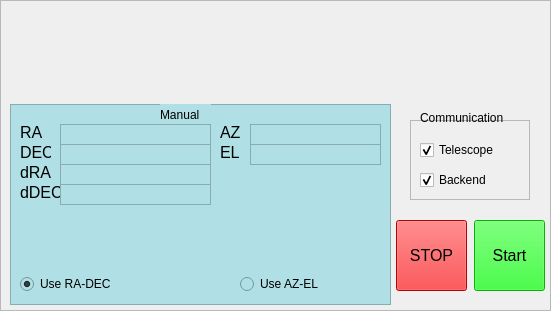
   <widget class="QFrame" name="frame_Control">
    <property name="geometry">
     <rect>
      <x>390</x>
      <y>370</y>
      <width>551</width>
      <height>311</height>
     </rect>
    </property>
    <property name="frameShape">
     <enum>QFrame::StyledPanel</enum>
    </property>
    <property name="frameShadow">
     <enum>QFrame::Raised</enum>
    </property>
    <widget class="QToolButton" name="toolButton_Stop">
     <property name="geometry">
      <rect>
       <x>396</x>
       <y>220</y>
       <width>71</width>
       <height>71</height>
      </rect>
     </property>
     <property name="font">
      <font>
       <pointsize>12</pointsize>
      </font>
     </property>
     <property name="cursor">
      <cursorShape>PointingHandCursor</cursorShape>
     </property>
     <property name="styleSheet">
      <string notr="true">background-color: rgb(255, 0, 4);</string>
     </property>
     <property name="text">
      <string>STOP</string>
     </property>
    </widget>
    <widget class="QToolButton" name="toolButton_Start">
     <property name="geometry">
      <rect>
       <x>474</x>
       <y>220</y>
       <width>71</width>
       <height>71</height>
      </rect>
     </property>
     <property name="palette">
      <palette>
       <active>
        <colorrole role="WindowText">
         <brush brushstyle="SolidPattern">
          <color alpha="255">
           <red>0</red>
           <green>0</green>
           <blue>0</blue>
          </color>
         </brush>
        </colorrole>
        <colorrole role="Button">
         <brush brushstyle="SolidPattern">
          <color alpha="255">
           <red>0</red>
           <green>255</green>
           <blue>0</blue>
          </color>
         </brush>
        </colorrole>
        <colorrole role="Light">
         <brush brushstyle="SolidPattern">
          <color alpha="255">
           <red>127</red>
           <green>127</green>
           <blue>255</blue>
          </color>
         </brush>
        </colorrole>
        <colorrole role="Midlight">
         <brush brushstyle="SolidPattern">
          <color alpha="255">
           <red>63</red>
           <green>63</green>
           <blue>255</blue>
          </color>
         </brush>
        </colorrole>
        <colorrole role="Dark">
         <brush brushstyle="SolidPattern">
          <color alpha="255">
           <red>0</red>
           <green>0</green>
           <blue>127</blue>
          </color>
         </brush>
        </colorrole>
        <colorrole role="Mid">
         <brush brushstyle="SolidPattern">
          <color alpha="255">
           <red>0</red>
           <green>0</green>
           <blue>170</blue>
          </color>
         </brush>
        </colorrole>
        <colorrole role="Text">
         <brush brushstyle="SolidPattern">
          <color alpha="255">
           <red>0</red>
           <green>0</green>
           <blue>0</blue>
          </color>
         </brush>
        </colorrole>
        <colorrole role="BrightText">
         <brush brushstyle="SolidPattern">
          <color alpha="255">
           <red>255</red>
           <green>255</green>
           <blue>255</blue>
          </color>
         </brush>
        </colorrole>
        <colorrole role="ButtonText">
         <brush brushstyle="SolidPattern">
          <color alpha="255">
           <red>0</red>
           <green>0</green>
           <blue>0</blue>
          </color>
         </brush>
        </colorrole>
        <colorrole role="Base">
         <brush brushstyle="SolidPattern">
          <color alpha="255">
           <red>0</red>
           <green>255</green>
           <blue>0</blue>
          </color>
         </brush>
        </colorrole>
        <colorrole role="Window">
         <brush brushstyle="SolidPattern">
          <color alpha="255">
           <red>0</red>
           <green>255</green>
           <blue>0</blue>
          </color>
         </brush>
        </colorrole>
        <colorrole role="Shadow">
         <brush brushstyle="SolidPattern">
          <color alpha="255">
           <red>0</red>
           <green>0</green>
           <blue>0</blue>
          </color>
         </brush>
        </colorrole>
        <colorrole role="AlternateBase">
         <brush brushstyle="SolidPattern">
          <color alpha="255">
           <red>127</red>
           <green>127</green>
           <blue>255</blue>
          </color>
         </brush>
        </colorrole>
        <colorrole role="ToolTipBase">
         <brush brushstyle="SolidPattern">
          <color alpha="255">
           <red>255</red>
           <green>255</green>
           <blue>220</blue>
          </color>
         </brush>
        </colorrole>
        <colorrole role="ToolTipText">
         <brush brushstyle="SolidPattern">
          <color alpha="255">
           <red>0</red>
           <green>0</green>
           <blue>0</blue>
          </color>
         </brush>
        </colorrole>
       </active>
       <inactive>
        <colorrole role="WindowText">
         <brush brushstyle="SolidPattern">
          <color alpha="255">
           <red>0</red>
           <green>0</green>
           <blue>0</blue>
          </color>
         </brush>
        </colorrole>
        <colorrole role="Button">
         <brush brushstyle="SolidPattern">
          <color alpha="255">
           <red>0</red>
           <green>255</green>
           <blue>0</blue>
          </color>
         </brush>
        </colorrole>
        <colorrole role="Light">
         <brush brushstyle="SolidPattern">
          <color alpha="255">
           <red>127</red>
           <green>127</green>
           <blue>255</blue>
          </color>
         </brush>
        </colorrole>
        <colorrole role="Midlight">
         <brush brushstyle="SolidPattern">
          <color alpha="255">
           <red>63</red>
           <green>63</green>
           <blue>255</blue>
          </color>
         </brush>
        </colorrole>
        <colorrole role="Dark">
         <brush brushstyle="SolidPattern">
          <color alpha="255">
           <red>0</red>
           <green>0</green>
           <blue>127</blue>
          </color>
         </brush>
        </colorrole>
        <colorrole role="Mid">
         <brush brushstyle="SolidPattern">
          <color alpha="255">
           <red>0</red>
           <green>0</green>
           <blue>170</blue>
          </color>
         </brush>
        </colorrole>
        <colorrole role="Text">
         <brush brushstyle="SolidPattern">
          <color alpha="255">
           <red>0</red>
           <green>0</green>
           <blue>0</blue>
          </color>
         </brush>
        </colorrole>
        <colorrole role="BrightText">
         <brush brushstyle="SolidPattern">
          <color alpha="255">
           <red>255</red>
           <green>255</green>
           <blue>255</blue>
          </color>
         </brush>
        </colorrole>
        <colorrole role="ButtonText">
         <brush brushstyle="SolidPattern">
          <color alpha="255">
           <red>0</red>
           <green>0</green>
           <blue>0</blue>
          </color>
         </brush>
        </colorrole>
        <colorrole role="Base">
         <brush brushstyle="SolidPattern">
          <color alpha="255">
           <red>0</red>
           <green>255</green>
           <blue>0</blue>
          </color>
         </brush>
        </colorrole>
        <colorrole role="Window">
         <brush brushstyle="SolidPattern">
          <color alpha="255">
           <red>0</red>
           <green>255</green>
           <blue>0</blue>
          </color>
         </brush>
        </colorrole>
        <colorrole role="Shadow">
         <brush brushstyle="SolidPattern">
          <color alpha="255">
           <red>0</red>
           <green>0</green>
           <blue>0</blue>
          </color>
         </brush>
        </colorrole>
        <colorrole role="AlternateBase">
         <brush brushstyle="SolidPattern">
          <color alpha="255">
           <red>127</red>
           <green>127</green>
           <blue>255</blue>
          </color>
         </brush>
        </colorrole>
        <colorrole role="ToolTipBase">
         <brush brushstyle="SolidPattern">
          <color alpha="255">
           <red>255</red>
           <green>255</green>
           <blue>220</blue>
          </color>
         </brush>
        </colorrole>
        <colorrole role="ToolTipText">
         <brush brushstyle="SolidPattern">
          <color alpha="255">
           <red>0</red>
           <green>0</green>
           <blue>0</blue>
          </color>
         </brush>
        </colorrole>
       </inactive>
       <disabled>
        <colorrole role="WindowText">
         <brush brushstyle="SolidPattern">
          <color alpha="255">
           <red>0</red>
           <green>0</green>
           <blue>0</blue>
          </color>
         </brush>
        </colorrole>
        <colorrole role="Button">
         <brush brushstyle="SolidPattern">
          <color alpha="255">
           <red>0</red>
           <green>255</green>
           <blue>0</blue>
          </color>
         </brush>
        </colorrole>
        <colorrole role="Light">
         <brush brushstyle="SolidPattern">
          <color alpha="255">
           <red>127</red>
           <green>127</green>
           <blue>255</blue>
          </color>
         </brush>
        </colorrole>
        <colorrole role="Midlight">
         <brush brushstyle="SolidPattern">
          <color alpha="255">
           <red>63</red>
           <green>63</green>
           <blue>255</blue>
          </color>
         </brush>
        </colorrole>
        <colorrole role="Dark">
         <brush brushstyle="SolidPattern">
          <color alpha="255">
           <red>0</red>
           <green>0</green>
           <blue>127</blue>
          </color>
         </brush>
        </colorrole>
        <colorrole role="Mid">
         <brush brushstyle="SolidPattern">
          <color alpha="255">
           <red>0</red>
           <green>0</green>
           <blue>170</blue>
          </color>
         </brush>
        </colorrole>
        <colorrole role="Text">
         <brush brushstyle="SolidPattern">
          <color alpha="255">
           <red>0</red>
           <green>0</green>
           <blue>0</blue>
          </color>
         </brush>
        </colorrole>
        <colorrole role="BrightText">
         <brush brushstyle="SolidPattern">
          <color alpha="255">
           <red>255</red>
           <green>255</green>
           <blue>255</blue>
          </color>
         </brush>
        </colorrole>
        <colorrole role="ButtonText">
         <brush brushstyle="SolidPattern">
          <color alpha="255">
           <red>0</red>
           <green>0</green>
           <blue>0</blue>
          </color>
         </brush>
        </colorrole>
        <colorrole role="Base">
         <brush brushstyle="SolidPattern">
          <color alpha="255">
           <red>0</red>
           <green>255</green>
           <blue>0</blue>
          </color>
         </brush>
        </colorrole>
        <colorrole role="Window">
         <brush brushstyle="SolidPattern">
          <color alpha="255">
           <red>0</red>
           <green>255</green>
           <blue>0</blue>
          </color>
         </brush>
        </colorrole>
        <colorrole role="Shadow">
         <brush brushstyle="SolidPattern">
          <color alpha="255">
           <red>0</red>
           <green>0</green>
           <blue>0</blue>
          </color>
         </brush>
        </colorrole>
        <colorrole role="AlternateBase">
         <brush brushstyle="SolidPattern">
          <color alpha="255">
           <red>0</red>
           <green>0</green>
           <blue>255</blue>
          </color>
         </brush>
        </colorrole>
        <colorrole role="ToolTipBase">
         <brush brushstyle="SolidPattern">
          <color alpha="255">
           <red>255</red>
           <green>255</green>
           <blue>220</blue>
          </color>
         </brush>
        </colorrole>
        <colorrole role="ToolTipText">
         <brush brushstyle="SolidPattern">
          <color alpha="255">
           <red>0</red>
           <green>0</green>
           <blue>0</blue>
          </color>
         </brush>
        </colorrole>
       </disabled>
      </palette>
     </property>
     <property name="font">
      <font>
       <pointsize>12</pointsize>
      </font>
     </property>
     <property name="cursor">
      <cursorShape>PointingHandCursor</cursorShape>
     </property>
     <property name="autoFillBackground">
      <bool>false</bool>
     </property>
     <property name="styleSheet">
      <string notr="true">background-color: rgb(0, 255, 0);</string>
     </property>
     <property name="text">
      <string>Start</string>
     </property>
    </widget>
    <widget class="QFrame" name="frame_Communication">
     <property name="geometry">
      <rect>
       <x>410</x>
       <y>120</y>
       <width>120</width>
       <height>80</height>
      </rect>
     </property>
     <property name="frameShape">
      <enum>QFrame::StyledPanel</enum>
     </property>
     <property name="frameShadow">
      <enum>QFrame::Raised</enum>
     </property>
     <widget class="QCheckBox" name="checkBox_Telescope">
      <property name="geometry">
       <rect>
        <x>10</x>
        <y>20</y>
        <width>91</width>
        <height>20</height>
       </rect>
      </property>
      <property name="text">
       <string>Telescope</string>
      </property>
      <property name="checked">
       <bool>true</bool>
      </property>
     </widget>
     <widget class="QCheckBox" name="checkBox_Backend">
      <property name="geometry">
       <rect>
        <x>10</x>
        <y>50</y>
        <width>85</width>
        <height>20</height>
       </rect>
      </property>
      <property name="text">
       <string>Backend</string>
      </property>
      <property name="checked">
       <bool>true</bool>
      </property>
     </widget>
    </widget>
    <widget class="QLabel" name="label_Communication">
     <property name="geometry">
      <rect>
       <x>420</x>
       <y>110</y>
       <width>97</width>
       <height>16</height>
      </rect>
     </property>
     <property name="text">
      <string>Communication</string>
     </property>
    </widget>
    <widget class="QFrame" name="frame_Manual">
     <property name="enabled">
      <bool>true</bool>
     </property>
     <property name="geometry">
      <rect>
       <x>10</x>
       <y>104</y>
       <width>381</width>
       <height>201</height>
      </rect>
     </property>
     <property name="palette">
      <palette>
       <active>
        <colorrole role="WindowText">
         <brush brushstyle="SolidPattern">
          <color alpha="255">
           <red>0</red>
           <green>0</green>
           <blue>0</blue>
          </color>
         </brush>
        </colorrole>
        <colorrole role="Button">
         <brush brushstyle="SolidPattern">
          <color alpha="255">
           <red>176</red>
           <green>224</green>
           <blue>230</blue>
          </color>
         </brush>
        </colorrole>
        <colorrole role="Light">
         <brush brushstyle="SolidPattern">
          <color alpha="255">
           <red>127</red>
           <green>255</green>
           <blue>255</blue>
          </color>
         </brush>
        </colorrole>
        <colorrole role="Midlight">
         <brush brushstyle="SolidPattern">
          <color alpha="255">
           <red>63</red>
           <green>255</green>
           <blue>255</blue>
          </color>
         </brush>
        </colorrole>
        <colorrole role="Dark">
         <brush brushstyle="SolidPattern">
          <color alpha="255">
           <red>0</red>
           <green>127</green>
           <blue>127</blue>
          </color>
         </brush>
        </colorrole>
        <colorrole role="Mid">
         <brush brushstyle="SolidPattern">
          <color alpha="255">
           <red>0</red>
           <green>170</green>
           <blue>170</blue>
          </color>
         </brush>
        </colorrole>
        <colorrole role="Text">
         <brush brushstyle="SolidPattern">
          <color alpha="255">
           <red>0</red>
           <green>0</green>
           <blue>0</blue>
          </color>
         </brush>
        </colorrole>
        <colorrole role="BrightText">
         <brush brushstyle="SolidPattern">
          <color alpha="255">
           <red>255</red>
           <green>255</green>
           <blue>255</blue>
          </color>
         </brush>
        </colorrole>
        <colorrole role="ButtonText">
         <brush brushstyle="SolidPattern">
          <color alpha="255">
           <red>0</red>
           <green>0</green>
           <blue>0</blue>
          </color>
         </brush>
        </colorrole>
        <colorrole role="Base">
         <brush brushstyle="SolidPattern">
          <color alpha="255">
           <red>176</red>
           <green>224</green>
           <blue>230</blue>
          </color>
         </brush>
        </colorrole>
        <colorrole role="Window">
         <brush brushstyle="SolidPattern">
          <color alpha="255">
           <red>176</red>
           <green>224</green>
           <blue>230</blue>
          </color>
         </brush>
        </colorrole>
        <colorrole role="Shadow">
         <brush brushstyle="SolidPattern">
          <color alpha="255">
           <red>0</red>
           <green>0</green>
           <blue>0</blue>
          </color>
         </brush>
        </colorrole>
        <colorrole role="AlternateBase">
         <brush brushstyle="SolidPattern">
          <color alpha="255">
           <red>127</red>
           <green>255</green>
           <blue>255</blue>
          </color>
         </brush>
        </colorrole>
        <colorrole role="ToolTipBase">
         <brush brushstyle="SolidPattern">
          <color alpha="255">
           <red>255</red>
           <green>255</green>
           <blue>220</blue>
          </color>
         </brush>
        </colorrole>
        <colorrole role="ToolTipText">
         <brush brushstyle="SolidPattern">
          <color alpha="255">
           <red>0</red>
           <green>0</green>
           <blue>0</blue>
          </color>
         </brush>
        </colorrole>
       </active>
       <inactive>
        <colorrole role="WindowText">
         <brush brushstyle="SolidPattern">
          <color alpha="255">
           <red>0</red>
           <green>0</green>
           <blue>0</blue>
          </color>
         </brush>
        </colorrole>
        <colorrole role="Button">
         <brush brushstyle="SolidPattern">
          <color alpha="255">
           <red>176</red>
           <green>224</green>
           <blue>230</blue>
          </color>
         </brush>
        </colorrole>
        <colorrole role="Light">
         <brush brushstyle="SolidPattern">
          <color alpha="255">
           <red>127</red>
           <green>255</green>
           <blue>255</blue>
          </color>
         </brush>
        </colorrole>
        <colorrole role="Midlight">
         <brush brushstyle="SolidPattern">
          <color alpha="255">
           <red>63</red>
           <green>255</green>
           <blue>255</blue>
          </color>
         </brush>
        </colorrole>
        <colorrole role="Dark">
         <brush brushstyle="SolidPattern">
          <color alpha="255">
           <red>0</red>
           <green>127</green>
           <blue>127</blue>
          </color>
         </brush>
        </colorrole>
        <colorrole role="Mid">
         <brush brushstyle="SolidPattern">
          <color alpha="255">
           <red>0</red>
           <green>170</green>
           <blue>170</blue>
          </color>
         </brush>
        </colorrole>
        <colorrole role="Text">
         <brush brushstyle="SolidPattern">
          <color alpha="255">
           <red>0</red>
           <green>0</green>
           <blue>0</blue>
          </color>
         </brush>
        </colorrole>
        <colorrole role="BrightText">
         <brush brushstyle="SolidPattern">
          <color alpha="255">
           <red>255</red>
           <green>255</green>
           <blue>255</blue>
          </color>
         </brush>
        </colorrole>
        <colorrole role="ButtonText">
         <brush brushstyle="SolidPattern">
          <color alpha="255">
           <red>0</red>
           <green>0</green>
           <blue>0</blue>
          </color>
         </brush>
        </colorrole>
        <colorrole role="Base">
         <brush brushstyle="SolidPattern">
          <color alpha="255">
           <red>176</red>
           <green>224</green>
           <blue>230</blue>
          </color>
         </brush>
        </colorrole>
        <colorrole role="Window">
         <brush brushstyle="SolidPattern">
          <color alpha="255">
           <red>176</red>
           <green>224</green>
           <blue>230</blue>
          </color>
         </brush>
        </colorrole>
        <colorrole role="Shadow">
         <brush brushstyle="SolidPattern">
          <color alpha="255">
           <red>0</red>
           <green>0</green>
           <blue>0</blue>
          </color>
         </brush>
        </colorrole>
        <colorrole role="AlternateBase">
         <brush brushstyle="SolidPattern">
          <color alpha="255">
           <red>127</red>
           <green>255</green>
           <blue>255</blue>
          </color>
         </brush>
        </colorrole>
        <colorrole role="ToolTipBase">
         <brush brushstyle="SolidPattern">
          <color alpha="255">
           <red>255</red>
           <green>255</green>
           <blue>220</blue>
          </color>
         </brush>
        </colorrole>
        <colorrole role="ToolTipText">
         <brush brushstyle="SolidPattern">
          <color alpha="255">
           <red>0</red>
           <green>0</green>
           <blue>0</blue>
          </color>
         </brush>
        </colorrole>
       </inactive>
       <disabled>
        <colorrole role="WindowText">
         <brush brushstyle="SolidPattern">
          <color alpha="255">
           <red>0</red>
           <green>0</green>
           <blue>0</blue>
          </color>
         </brush>
        </colorrole>
        <colorrole role="Button">
         <brush brushstyle="SolidPattern">
          <color alpha="255">
           <red>176</red>
           <green>224</green>
           <blue>230</blue>
          </color>
         </brush>
        </colorrole>
        <colorrole role="Light">
         <brush brushstyle="SolidPattern">
          <color alpha="255">
           <red>127</red>
           <green>255</green>
           <blue>255</blue>
          </color>
         </brush>
        </colorrole>
        <colorrole role="Midlight">
         <brush brushstyle="SolidPattern">
          <color alpha="255">
           <red>63</red>
           <green>255</green>
           <blue>255</blue>
          </color>
         </brush>
        </colorrole>
        <colorrole role="Dark">
         <brush brushstyle="SolidPattern">
          <color alpha="255">
           <red>0</red>
           <green>127</green>
           <blue>127</blue>
          </color>
         </brush>
        </colorrole>
        <colorrole role="Mid">
         <brush brushstyle="SolidPattern">
          <color alpha="255">
           <red>0</red>
           <green>170</green>
           <blue>170</blue>
          </color>
         </brush>
        </colorrole>
        <colorrole role="Text">
         <brush brushstyle="SolidPattern">
          <color alpha="255">
           <red>0</red>
           <green>0</green>
           <blue>0</blue>
          </color>
         </brush>
        </colorrole>
        <colorrole role="BrightText">
         <brush brushstyle="SolidPattern">
          <color alpha="255">
           <red>255</red>
           <green>255</green>
           <blue>255</blue>
          </color>
         </brush>
        </colorrole>
        <colorrole role="ButtonText">
         <brush brushstyle="SolidPattern">
          <color alpha="255">
           <red>0</red>
           <green>0</green>
           <blue>0</blue>
          </color>
         </brush>
        </colorrole>
        <colorrole role="Base">
         <brush brushstyle="SolidPattern">
          <color alpha="255">
           <red>176</red>
           <green>224</green>
           <blue>230</blue>
          </color>
         </brush>
        </colorrole>
        <colorrole role="Window">
         <brush brushstyle="SolidPattern">
          <color alpha="255">
           <red>176</red>
           <green>224</green>
           <blue>230</blue>
          </color>
         </brush>
        </colorrole>
        <colorrole role="Shadow">
         <brush brushstyle="SolidPattern">
          <color alpha="255">
           <red>0</red>
           <green>0</green>
           <blue>0</blue>
          </color>
         </brush>
        </colorrole>
        <colorrole role="AlternateBase">
         <brush brushstyle="SolidPattern">
          <color alpha="255">
           <red>0</red>
           <green>255</green>
           <blue>255</blue>
          </color>
         </brush>
        </colorrole>
        <colorrole role="ToolTipBase">
         <brush brushstyle="SolidPattern">
          <color alpha="255">
           <red>255</red>
           <green>255</green>
           <blue>220</blue>
          </color>
         </brush>
        </colorrole>
        <colorrole role="ToolTipText">
         <brush brushstyle="SolidPattern">
          <color alpha="255">
           <red>0</red>
           <green>0</green>
           <blue>0</blue>
          </color>
         </brush>
        </colorrole>
       </disabled>
      </palette>
     </property>
     <property name="cursor">
      <cursorShape>ArrowCursor</cursorShape>
     </property>
     <property name="styleSheet">
      <string notr="true">background-color: rgb(176, 224, 230);
</string>
     </property>
     <property name="frameShape">
      <enum>QFrame::StyledPanel</enum>
     </property>
     <property name="frameShadow">
      <enum>QFrame::Raised</enum>
     </property>
     <widget class="QLabel" name="label_Mannual">
      <property name="geometry">
       <rect>
        <x>150</x>
        <y>0</y>
        <width>51</width>
        <height>21</height>
       </rect>
      </property>
      <property name="text">
       <string>Manual</string>
      </property>
     </widget>
     <widget class="QLabel" name="label_Man_RA">
      <property name="geometry">
       <rect>
        <x>10</x>
        <y>20</y>
        <width>31</width>
        <height>16</height>
       </rect>
      </property>
      <property name="font">
       <font>
        <pointsize>12</pointsize>
       </font>
      </property>
      <property name="text">
       <string>RA</string>
      </property>
     </widget>
     <widget class="QLabel" name="label_Man_DEC">
      <property name="geometry">
       <rect>
        <x>10</x>
        <y>40</y>
        <width>31</width>
        <height>16</height>
       </rect>
      </property>
      <property name="font">
       <font>
        <pointsize>12</pointsize>
       </font>
      </property>
      <property name="text">
       <string>DEC</string>
      </property>
     </widget>
     <widget class="QTextEdit" name="textEdit_RAset">
      <property name="geometry">
       <rect>
        <x>50</x>
        <y>20</y>
        <width>151</width>
        <height>21</height>
       </rect>
      </property>
      <property name="verticalScrollBarPolicy">
       <enum>Qt::ScrollBarAlwaysOff</enum>
      </property>
      <property name="horizontalScrollBarPolicy">
       <enum>Qt::ScrollBarAlwaysOff</enum>
      </property>
      <property name="acceptRichText">
       <bool>false</bool>
      </property>
     </widget>
     <widget class="QTextEdit" name="textEdit_DECset">
      <property name="geometry">
       <rect>
        <x>50</x>
        <y>40</y>
        <width>151</width>
        <height>21</height>
       </rect>
      </property>
      <property name="verticalScrollBarPolicy">
       <enum>Qt::ScrollBarAlwaysOff</enum>
      </property>
      <property name="horizontalScrollBarPolicy">
       <enum>Qt::ScrollBarAlwaysOff</enum>
      </property>
      <property name="acceptRichText">
       <bool>false</bool>
      </property>
     </widget>
     <widget class="QLabel" name="label_Man_dDEC">
      <property name="geometry">
       <rect>
        <x>10</x>
        <y>80</y>
        <width>41</width>
        <height>16</height>
       </rect>
      </property>
      <property name="font">
       <font>
        <pointsize>12</pointsize>
       </font>
      </property>
      <property name="text">
       <string>dDEC</string>
      </property>
     </widget>
     <widget class="QTextEdit" name="textEdit_RAOffset">
      <property name="geometry">
       <rect>
        <x>50</x>
        <y>60</y>
        <width>151</width>
        <height>21</height>
       </rect>
      </property>
      <property name="verticalScrollBarPolicy">
       <enum>Qt::ScrollBarAlwaysOff</enum>
      </property>
      <property name="horizontalScrollBarPolicy">
       <enum>Qt::ScrollBarAlwaysOff</enum>
      </property>
      <property name="acceptRichText">
       <bool>false</bool>
      </property>
     </widget>
     <widget class="QRadioButton" name="radioButton_Equ">
      <property name="geometry">
       <rect>
        <x>10</x>
        <y>170</y>
        <width>106</width>
        <height>20</height>
       </rect>
      </property>
      <property name="cursor">
       <cursorShape>PointingHandCursor</cursorShape>
      </property>
      <property name="text">
       <string>Use RA-DEC</string>
      </property>
      <property name="checked">
       <bool>true</bool>
      </property>
     </widget>
     <widget class="QRadioButton" name="radioButton_Hor">
      <property name="geometry">
       <rect>
        <x>230</x>
        <y>170</y>
        <width>106</width>
        <height>20</height>
       </rect>
      </property>
      <property name="cursor">
       <cursorShape>PointingHandCursor</cursorShape>
      </property>
      <property name="text">
       <string>Use AZ-EL</string>
      </property>
     </widget>
     <widget class="QTextEdit" name="textEdit_AZset">
      <property name="geometry">
       <rect>
        <x>240</x>
        <y>20</y>
        <width>131</width>
        <height>21</height>
       </rect>
      </property>
      <property name="verticalScrollBarPolicy">
       <enum>Qt::ScrollBarAlwaysOff</enum>
      </property>
      <property name="horizontalScrollBarPolicy">
       <enum>Qt::ScrollBarAlwaysOff</enum>
      </property>
      <property name="acceptRichText">
       <bool>false</bool>
      </property>
     </widget>
     <widget class="QLabel" name="label_Man_EL">
      <property name="geometry">
       <rect>
        <x>210</x>
        <y>40</y>
        <width>21</width>
        <height>16</height>
       </rect>
      </property>
      <property name="font">
       <font>
        <pointsize>12</pointsize>
       </font>
      </property>
      <property name="text">
       <string>EL</string>
      </property>
     </widget>
     <widget class="QLabel" name="label_Man_AZ">
      <property name="geometry">
       <rect>
        <x>210</x>
        <y>20</y>
        <width>21</width>
        <height>16</height>
       </rect>
      </property>
      <property name="font">
       <font>
        <pointsize>12</pointsize>
       </font>
      </property>
      <property name="text">
       <string>AZ</string>
      </property>
     </widget>
     <widget class="QTextEdit" name="textEdit_ELset">
      <property name="geometry">
       <rect>
        <x>240</x>
        <y>40</y>
        <width>131</width>
        <height>21</height>
       </rect>
      </property>
      <property name="verticalScrollBarPolicy">
       <enum>Qt::ScrollBarAlwaysOff</enum>
      </property>
      <property name="horizontalScrollBarPolicy">
       <enum>Qt::ScrollBarAlwaysOff</enum>
      </property>
      <property name="acceptRichText">
       <bool>false</bool>
      </property>
     </widget>
     <widget class="QLabel" name="label_Man_dRA">
      <property name="geometry">
       <rect>
        <x>10</x>
        <y>60</y>
        <width>31</width>
        <height>16</height>
       </rect>
      </property>
      <property name="font">
       <font>
        <pointsize>12</pointsize>
       </font>
      </property>
      <property name="text">
       <string>dRA</string>
      </property>
     </widget>
     <widget class="QTextEdit" name="textEdit_DECOffset">
      <property name="geometry">
       <rect>
        <x>50</x>
        <y>80</y>
        <width>151</width>
        <height>21</height>
       </rect>
      </property>
      <property name="verticalScrollBarPolicy">
       <enum>Qt::ScrollBarAlwaysOff</enum>
      </property>
      <property name="horizontalScrollBarPolicy">
       <enum>Qt::ScrollBarAlwaysOff</enum>
      </property>
      <property name="acceptRichText">
       <bool>false</bool>
      </property>
     </widget>
    </widget>
   </widget>
